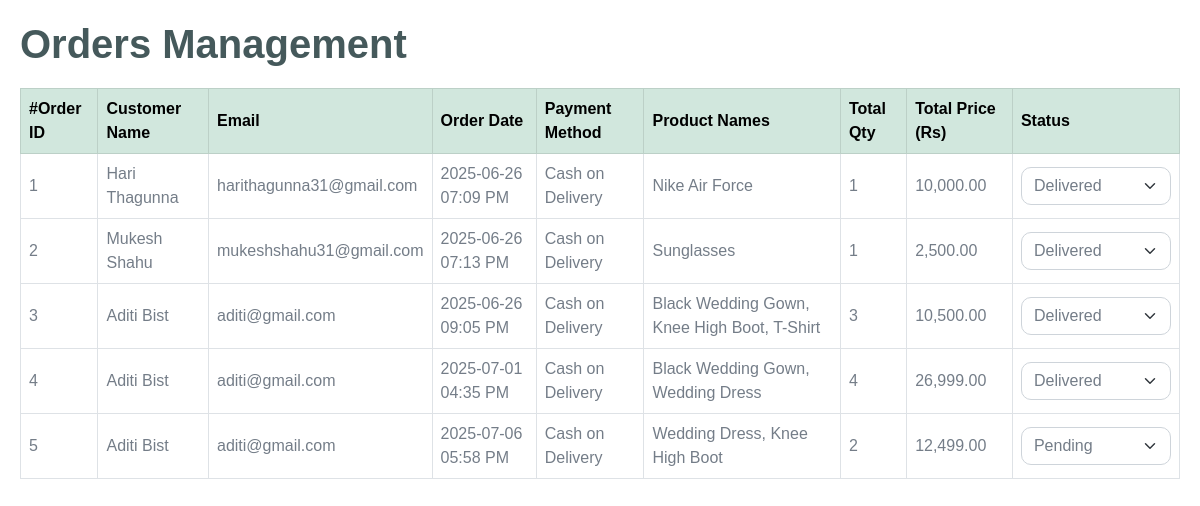
The page /orders/admin_orders.php (signed in) on the database its author committed.
### tables this page shows
CREATE TABLE `orders` (
  `id` int(11) NOT NULL,
  `user_id` int(11) DEFAULT NULL,
  `name` varchar(200) NOT NULL,
  `order_status` varchar(50) DEFAULT 'Pending',
  `payment_method` varchar(50) DEFAULT 'Cash on Delivery',
  `shipping_charge` decimal(10,2) NOT NULL DEFAULT 0.00,
  `created_at` datetime DEFAULT current_timestamp(),
  `deleted_at` datetime DEFAULT NULL
);

CREATE TABLE `users` (
  `id` int(11) NOT NULL,
  `name` varchar(200) NOT NULL,
  `email` varchar(100) NOT NULL,
  `password` varchar(255) NOT NULL,
  `image` varchar(255) DEFAULT NULL,
  `user_type` varchar(50) DEFAULT 'user',
  `created_at` datetime DEFAULT current_timestamp(),
  `deleted_at` datetime DEFAULT NULL
);

### orders/admin_orders.php (the view, shortened to what this page needs)
<?php
$con = mysqli_connect("localhost", "root", "", "E_Clothing_Store");
$sql = "
    SELECT
        o.id AS order_id, o.name AS order_name, o.order_status, o.payment_method, o.created_at,
        u.name AS user_name, u.email AS user_email,
        GROUP_CONCAT(p.name SEPARATOR ', ') AS product_names,
        SUM(od.quantity) AS total_quantity,
        SUM(od.unit_price * od.quantity) AS total_price
    FROM orders o
    LEFT JOIN users u ON o.user_id = u.id
    LEFT JOIN orderdetail od ON od.order_id = o.id
    LEFT JOIN product p ON od.product_id = p.id
    WHERE o.deleted_at IS NULL
    GROUP BY o.id
    ORDER BY o.created_at ASC
";
$res = mysqli_query($con, $sql);
?>
<!DOCTYPE html>
<html lang="en">
<head>
    <link href="../design-assets/css/bootstrap.min.css" rel="stylesheet" />
</head>
<body>
    <h1>Orders Management</h1>
    <table class="table table-bordered table-hover">
        <thead class="table-success">
            <tr>
                <th>#Order ID</th>
                <th>Customer Name</th>
                <th>Email</th>
                <th>Order Date</th>
                <th>Payment Method</th>
                <th>Product Names</th>
                <th>Total Qty</th>
                <th>Total Price (Rs)</th>
                <th>Status</th>
            </tr>
        </thead>
        <tbody>
            <?php if ($res && mysqli_num_rows($res) > 0): ?>
                <?php while ($order = mysqli_fetch_assoc($res)): ?>
                <tr>
                    <td><?= $order['order_id'] ?></td>
                    <td><?= htmlspecialchars($order['order_name']) ?: htmlspecialchars($order['user_name']) ?></td>
                    <td><?= htmlspecialchars($order['user_email']) ?></td>
                    <td><?= date('Y-m-d h:i A', strtotime($order['created_at'])) ?></td>
                    <td><?= htmlspecialchars($order['payment_method']) ?></td>
                    <td><?= htmlspecialchars($order['product_names']) ?></td>
                    <td><?= (int)$order['total_quantity'] ?></td>
                    <td><?= number_format($order['total_price'], 2) ?></td>
                    <td>
                        <form method="POST" action="Adminorders.php" class="d-flex align-items-center gap-2">
                            <select name="order_status" class="form-select status-select" onchange="this.form.submit()">
                                <?php
                                $statuses = ['Pending', 'Processing', 'Shipped', 'Delivered', 'Cancelled'];
                                foreach ($statuses as $status):
                                ?>
                                <option value="<?= $status ?>" <?= ($order['order_status'] === $status) ? 'selected' : '' ?>><?= $status ?></option>
                                <?php endforeach; ?>
                            </select>
                        </form>
                    </td>
                </tr>
                <?php endwhile; ?>
            <?php else: ?>
                <tr><td colspan="9" class="text-center text-muted">No orders found.</td></tr>
            <?php endif; ?>
        </tbody>
    </table>
</body>
</html>

### orders/admin_orders.php (style rules this page uses)
body { padding: 20px; font-family: Arial, sans-serif; }
table { margin-top: 20px; }
th, td { vertical-align: middle !important; }
.status-select { width: 150px; }

### rows shown on the page
orders: id "1", name "Hari Thagunna", user.email "harithagunna31@gmail.com", created_at "2025-06-26 07:09 PM", payment_method "Cash on Delivery", product_names "Nike Air Force", total_quantity "1", total_price "10,000.00", order_status "Delivered"
orders: id "2", name "Mukesh Shahu", user.email "mukeshshahu31@gmail.com", created_at "2025-06-26 07:13 PM", payment_method "Cash on Delivery", product_names "Sunglasses", total_quantity "1", total_price "2,500.00", order_status "Delivered"
orders: id "3", name "Aditi Bist", user.email "aditi@gmail.com", created_at "2025-06-26 09:05 PM", payment_method "Cash on Delivery", product_names "Black Wedding Gown, Knee High Boot, T-Shirt", total_quantity "3", total_price "10,500.00", order_status "Delivered"
orders: id "4", name "Aditi Bist", user.email "aditi@gmail.com", created_at "2025-07-01 04:35 PM", payment_method "Cash on Delivery", product_names "Black Wedding Gown, Wedding Dress", total_quantity "4", total_price "26,999.00", order_status "Delivered"
orders: id "5", name "Aditi Bist", user.email "aditi@gmail.com", created_at "2025-07-06 05:58 PM", payment_method "Cash on Delivery", product_names "Wedding Dress, Knee High Boot", total_quantity "2", total_price "12,499.00", order_status "Pending"
